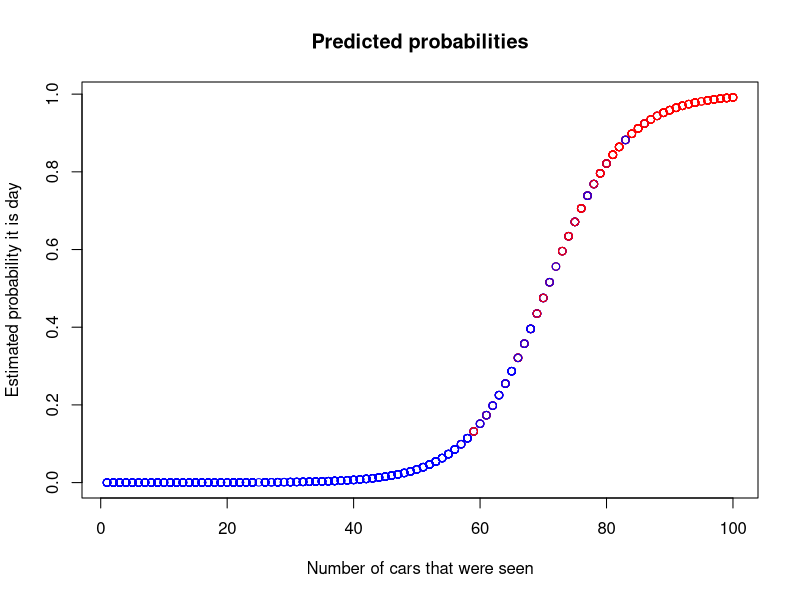

The R source for this figure:
## ---- chunk 1
#| include: false
#| warning: false
#| message: false
# Create data frame
day_or_night <- data.frame(
  num_cars = sample.int(n = 100, size = 1000, replace = TRUE),
  noise = rnorm(n = 1000, mean = 0, sd = 10)
)
day_or_night$is_day <- ifelse(day_or_night$num_cars + day_or_night$noise > 70, 1, 0) # Adjust threshold for day

# Build logistic regression model
day_or_night_model <- glm(
  is_day ~ num_cars,
  data = day_or_night,
  family = binomial()
)

# Predictions
day_or_night_predictions <- predict(day_or_night_model, type = "response")
## ---- chunk 2
#| echo: false
#| fig-cap: Estimated Coefficients
summary(day_or_night_model)
## ---- chunk 3
#| echo: false
#| fig-cap: Cars vs probability of day
# Plot predictions
plot(day_or_night$num_cars, day_or_night_predictions, 
     xlab = "Number of cars that were seen",
     ylab = "Estimated probability it is day",
     main = "Predicted probabilities",
     col = ifelse(day_or_night$is_day == 1, "red", "blue"))
